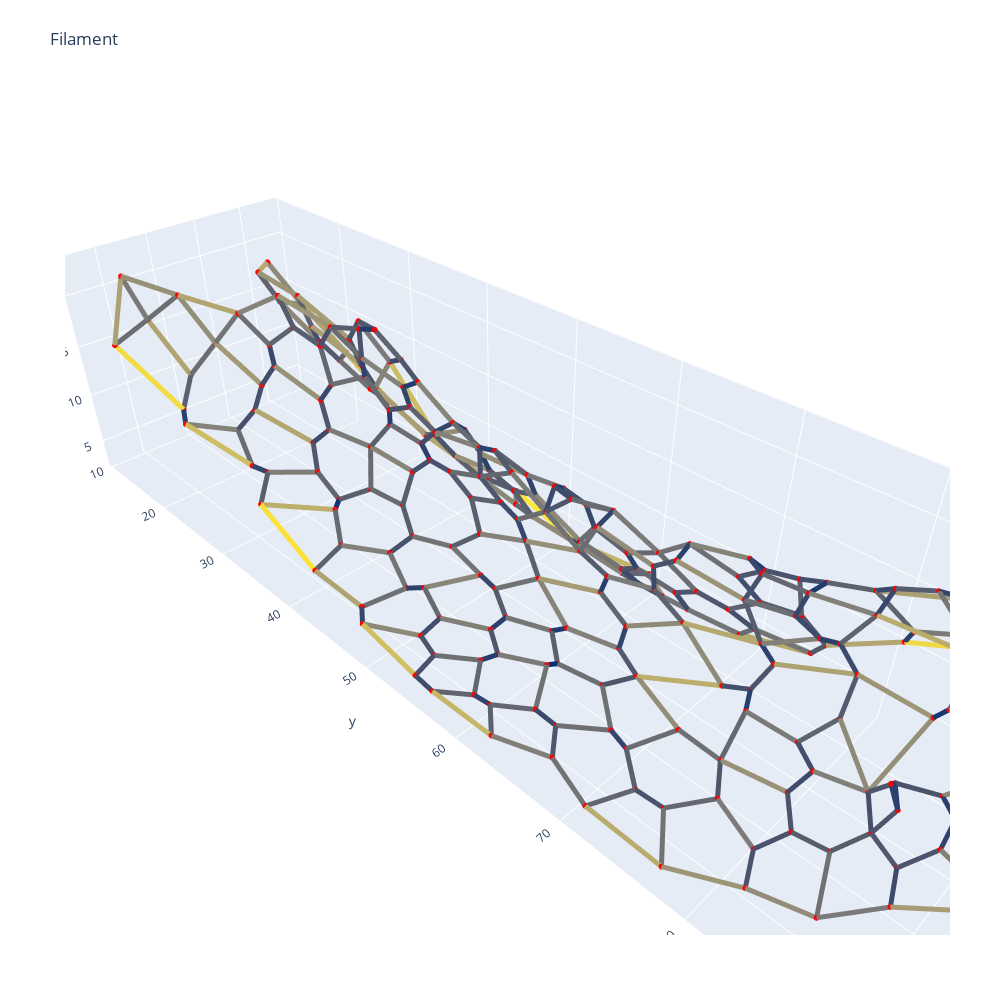

The cell this chart's notebook holds for it:
### Code cell
# plot prot intensity

import plotly.graph_objects as go

z0, y0,x0 = np.where(img_binary_3d==1)
fond = go.Scatter3d(x=x0,
                      y=y0,
                      z=z0,
                      mode='markers',
                     marker=dict(
                        size=2,
                        color='black',
                        opacity=0.1
                     )
    )


vertex_isolated = go.Scatter3d(x=vert_df.x,
                      y=vert_df.y,
                      z=vert_df.z,
                      mode='markers',
                     marker=dict(
                        size=2,
                        color='red', 
                        opacity=1
                     )
    )



fig = go.Figure(data=[vertex_isolated], )
fig.update_layout(title='Filament', 
                  autosize=False,
                  width=1000,
                  height=1000,
                  margin=dict(l=65, r=50, b=65, t=90),
                 )



zs,ys,xs = vert_df.loc[edge_df['srce']][list('zyx')].values.flatten(order='F').reshape(3, edge_df.shape[0])
zt,yt,xt = vert_df.loc[edge_df['trgt']][list('zyx')].values.flatten(order='F').reshape(3, edge_df.shape[0])
c = (edge_df.length_approximate/np.max(edge_df.length_approximate)*255).astype('int')

import pylabedge_df as pl
cmap = pl.cm.cividis


for i in range(len(zs)):
    
    fig.add_trace(
            go.Scatter3d(
                x=[xs[i], xt[i]],
                y=[ys[i], yt[i]],
                z=[zs[i], zt[i]],
                mode='lines',
                line={"color":[cmap(c[i]), cmap(c[i])],
                      "width":10,
                     },                
            )
        )


fig['layout'].update(scene=dict(aspectmode="data"), showlegend=False)
fig.show()
